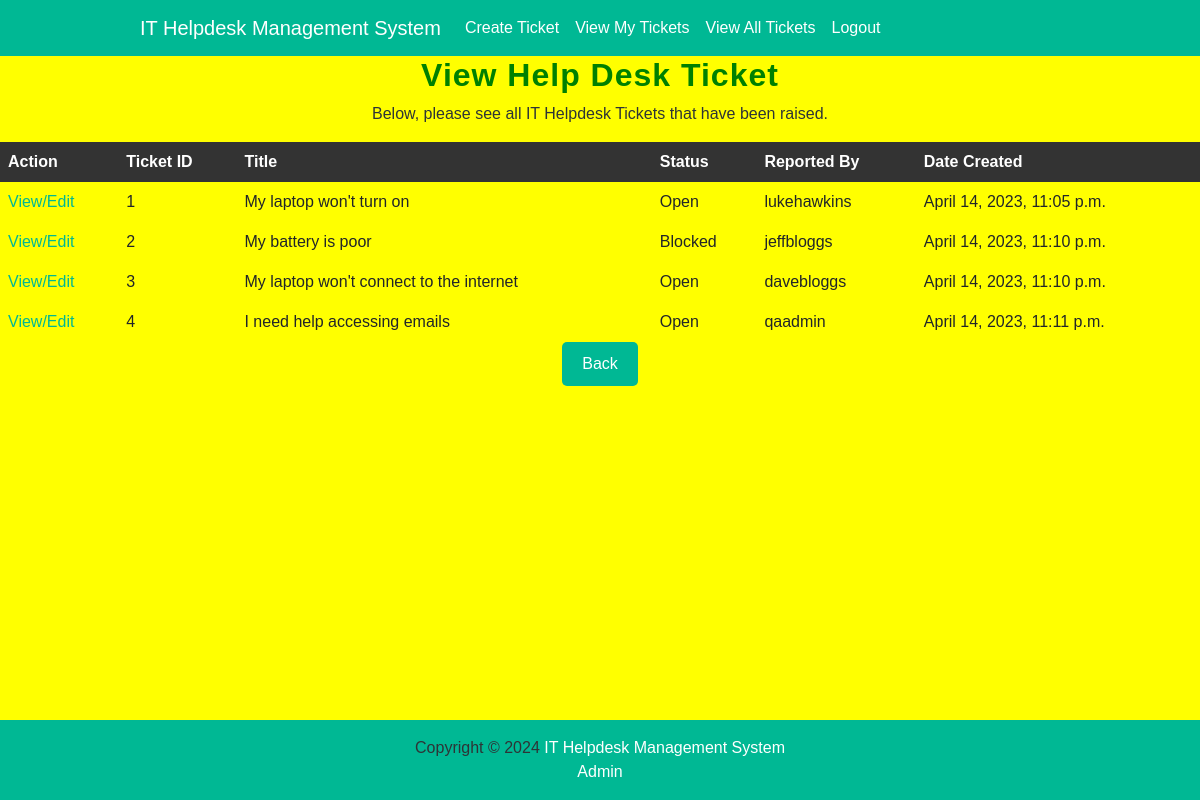
Screenshot of /view-all-tickets/ (signed in) with the database file from the repository.
### ITHelpDesk/models.py (models this page shows, shortened)
class Ticket(models.Model):
    status_options = [
        ('Open', 'Open'),
        ('Blocked', 'Blocked'),
        ('Closed', 'Closed'),
    ]
    helpdesk_ticket_id = models.AutoField(primary_key=True) #PK
    ticket_title = models.CharField(max_length=200)
    ticket_description = models.TextField()
    ticket_user = models.ForeignKey(User, on_delete=models.CASCADE) #FK relationship to the user model. This will mean that if a user is deleted, the tickets created by that user will also be deleted
    ticket_status = models.CharField(max_length=50, choices=status_options, default='Open')
    ticket_time_created_at = models.DateTimeField(auto_now_add=True)
    ticket_time_updated_at = models.DateTimeField(auto_now=True)

### ITHelpDesk/views.py (the view)
# urls.py: path("view-all-tickets/", views.view_all_tickets, name="view-all-tickets"),
@login_required #The user must be logged in for the view to be rendered.
def view_all_tickets(request):
    allTickets = Ticket.objects.all()
    return render(request, 'ITHelpDesk/helpdesk_view_all_tickets.html', {'allTickets': allTickets})

### ITHelpDesk/templates/ITHelpDesk/helpdesk_view_all_tickets.html
{% extends 'ITHelpDesk/base.html' %}
{% block content %}
    <h2>View Help Desk Ticket</h2>
    <p>Below, please see all IT Helpdesk Tickets that have been raised.</p>
    <table>
        <thead>
            <tr>
                <th>Action</th>
                <th>Ticket ID</th>
                <th>Title</th>
                <th>Status</th>
                <th>Reported By</th>
                <th>Date Created</th>
            </tr>
        </thead>
        <tbody>
            {% for ticket in allTickets %}
                <tr>
                    <td><a href="{% url 'edit-ticket' ticket.helpdesk_ticket_id %}">View/Edit</a></td>
                    <td>{{ ticket.helpdesk_ticket_id }}</td>
                    <td>{{ ticket.ticket_title }}</td>
                    <td>{{ ticket.ticket_status }}</td>
                    <td>{{ ticket.ticket_user }}</td>
                    <td>{{ ticket.ticket_time_created_at }}</td>
                </tr>
            {% endfor %}
        </tbody>
    </table>
    <button onclick=location.href="{% url 'home'%}">Back</button>
{% endblock %}

### ITHelpDesk/templates/ITHelpDesk/base.html (shortened to what this page needs)
{% load static %}
<!DOCTYPE html>
<html lang="en">
<head>
    <link rel="stylesheet" href="/static/css/bootstrap.min.css">
    <link rel="stylesheet" href="/static/style.css">
</head>
<body>
    <nav class="navbar navbar-expand-lg navbar-light">
        <div class="container">
            <a class="navbar-brand" href="{% url 'home' %}">IT Helpdesk Management System</a>
            <div class="collapse navbar-collapse" id="navbarNav">
                <ul class="navbar-nav ml-auto">
                    {% if user.is_authenticated %}
                        <li class="nav-item">
                            <a class="nav-link" href="{% url 'create-ticket' %}">Create Ticket</a>
                        </li>
                        <li class="nav-item">
                            <a class="nav-link" href="{% url 'view-my-tickets' %}">View My Tickets</a>
                        </li>
                        <li class="nav-item">
                            <a class="nav-link" href="{% url 'view-all-tickets' %}">View All Tickets</a>
                        </li>
                        <li class="nav-item">
                            <a class="nav-link" href="{% url 'logout' %}">Logout</a>
                        </li>
                    {% endif %}
                </ul>
            </div>
        </div>
    </nav>
    <main>
        {% block content %}
        {% endblock %}
    </main>
</body>
    <footer class="bg-teal text-white py-3">
        <div class="container">
            <p class="mb-0">Copyright &copy; {% now 'Y' %}
            <a class="text-white" href="{% url 'home' %}">IT Helpdesk Management System</a>
            <br>
            <a class="text-white" href="{% url 'admin:index' %}">Admin</a>
            </p>
        </div>
        </footer>

### ITHelpDesk/static/style.css (style rules this page uses)
body { background-color: yellow; font-family: "Source Sans Pro", sans-serif; text-align: center; }
h1, h2, h3 { color: green; font-weight: bold; letter-spacing: 1px; }
p { color: #2d3436; font-size: 16px; line-height: 1.5; }
a { color: #00b894; text-decoration: none; transition: color 0.2s ease-in-out; }
button, input[type="submit"] { background-color: #00b894; border: none; border-radius: 5px; color: #fff; cursor: pointer; font-size: 16px; padding: 10px 20px; transition: background-color 0.2s ease-in-out; }
button, input[type="button"] { background-color: #00b894; border: none; border-radius: 5px; color: #fff; cursor: pointer; font-size: 16px; padding: 10px 20px; transition: background-color 0.2s ease-in-out; }
.container { max-width: 960px; margin: 0 auto; padding: 0 20px; text-align: center; }
table { border-collapse: collapse; width: 100%; }
th, td { text-align: left; padding: 8px; }
th { background-color: #333; color: #fff; }
.navbar { background-color: #00b894; }
.navbar-brand, .navbar-nav .nav-link { color: #fff; }
footer { background-color: #00b894; padding: 10px; position: fixed; bottom: 0; width: 100%; text-align: center; }

### rows the page displays
Ticket: helpdesk_ticket_id "1", ticket_title "My laptop won't turn on", ticket_status "Open", ticket_user "lukehawkins", ticket_time_created_at "April 14, 2023, 11:05 p.m."
Ticket: helpdesk_ticket_id "2", ticket_title "My battery is poor", ticket_status "Blocked", ticket_user "jeffbloggs", ticket_time_created_at "April 14, 2023, 11:10 p.m."
Ticket: helpdesk_ticket_id "3", ticket_title "My laptop won't connect to the internet", ticket_status "Open", ticket_user "davebloggs", ticket_time_created_at "April 14, 2023, 11:10 p.m."
Ticket: helpdesk_ticket_id "4", ticket_title "I need help accessing emails", ticket_status "Open", ticket_user "qaadmin", ticket_time_created_at "April 14, 2023, 11:11 p.m."
